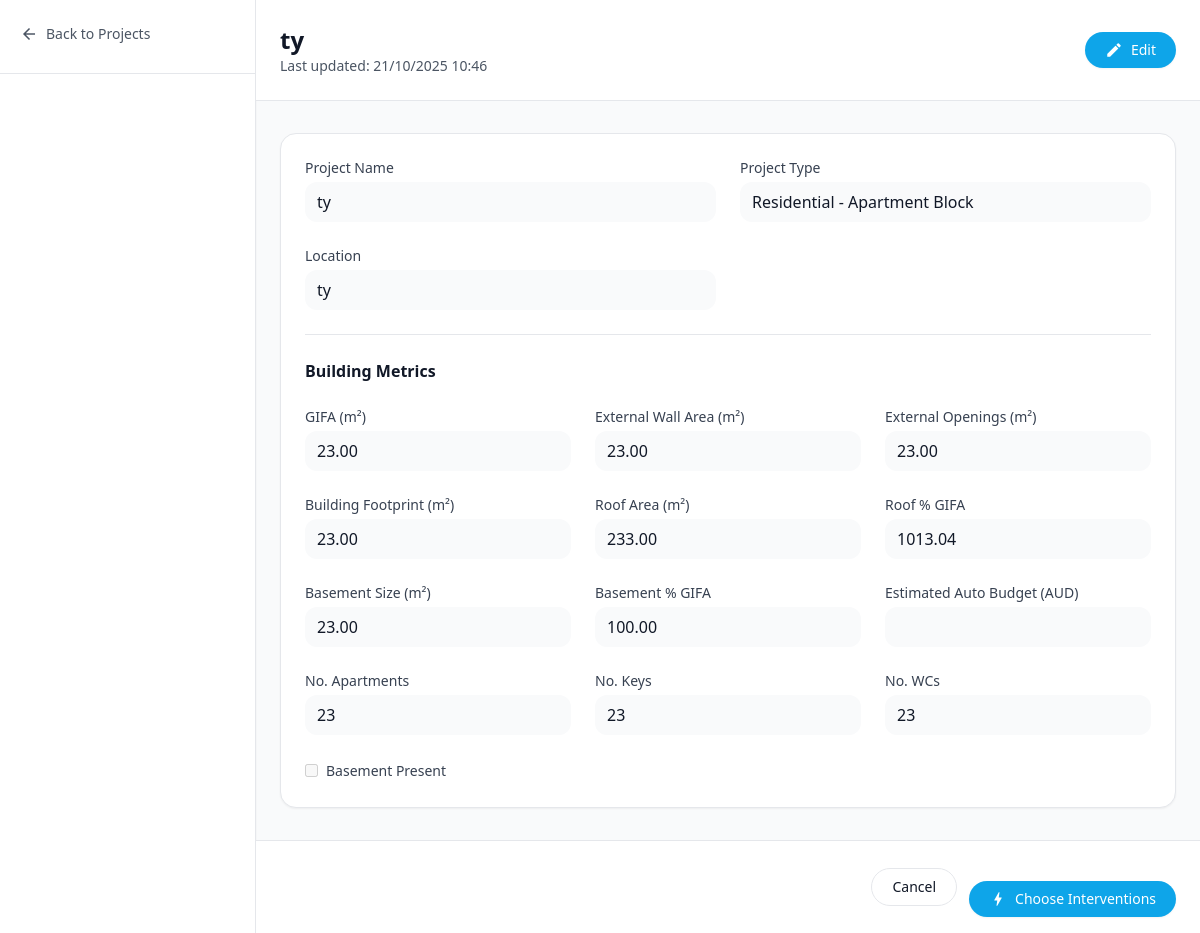
/projects/66/ (signed in), run on an earlier commit of the app's database.
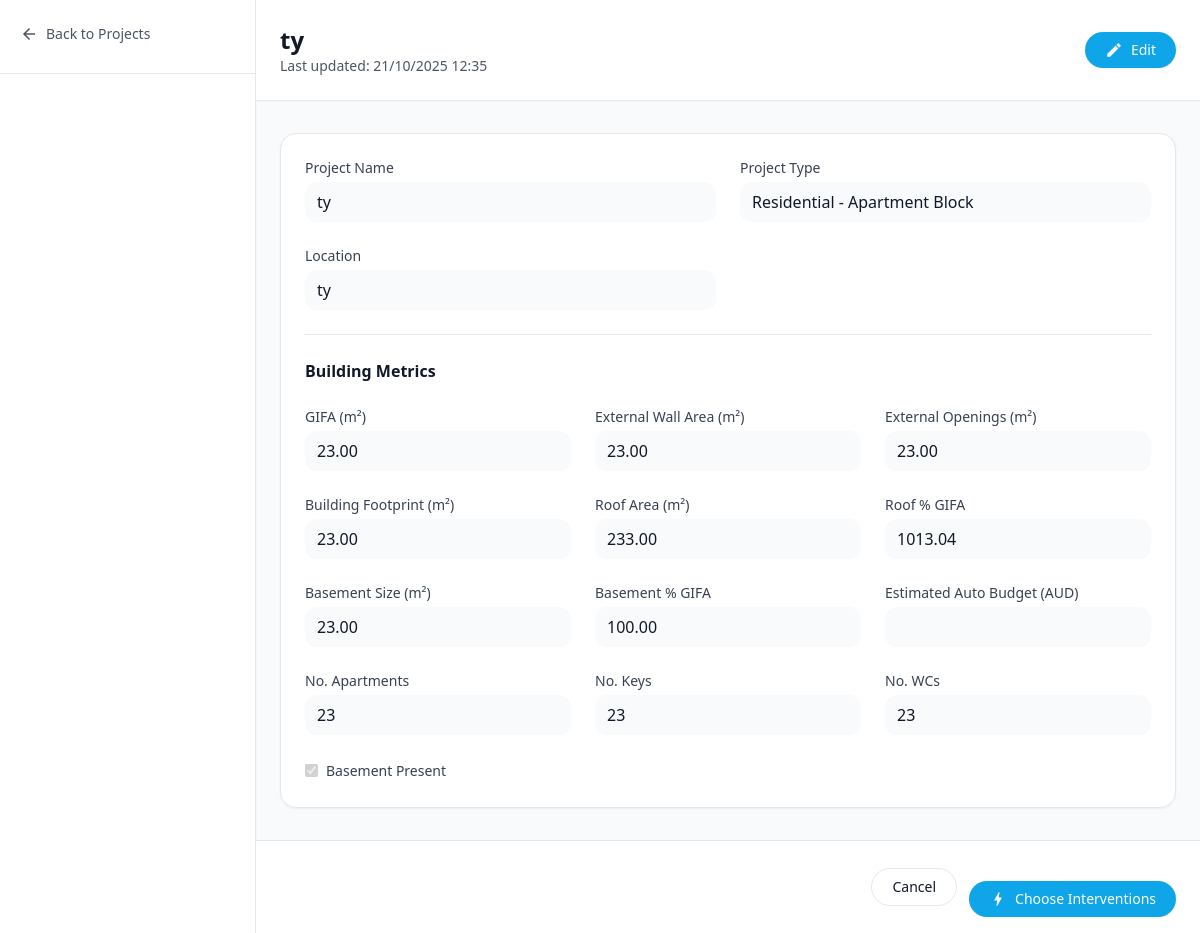
And on a later commit of the database.
### app1/models.py (models this page shows, shortened)
class Metrics(models.Model):
    id = models.AutoField(primary_key=True)
    user = models.ForeignKey(User, on_delete=models.SET_NULL, null=True, blank=True, related_name="metrics")
    project_code = models.CharField(max_length=120, null=True, blank=True)  # free-form link to a project if needed
    building_type = models.CharField(max_length=120, null=True, blank=True)
    roof_area_m2 = models.DecimalField(max_digits=12, decimal_places=2, null=True, blank=True)
    roof_percent_gifa = models.DecimalField(max_digits=6, decimal_places=2, null=True, blank=True)
    basement_present = models.BooleanField(default=False)
    basement_size_m2 = models.DecimalField(max_digits=12, decimal_places=2, null=True, blank=True)
    basement_percent_gifa = models.DecimalField(max_digits=6, decimal_places=2, null=True, blank=True)
    num_apartments = models.PositiveIntegerField(null=True, blank=True)
    num_keys = models.PositiveIntegerField(null=True, blank=True)
    num_wcs = models.PositiveIntegerField(null=True, blank=True)
    gifa_m2 = models.DecimalField("GIFA (m²)", max_digits=14, decimal_places=2, null=True, blank=True)
    external_wall_area_m2 = models.DecimalField(max_digits=14, decimal_places=2, null=True, blank=True)
    external_openings_m2 = models.DecimalField(max_digits=14, decimal_places=2, null=True, blank=True)
    building_footprint_m2 = models.DecimalField(max_digits=14, decimal_places=2, null=True, blank=True)
    total_budget_aud = models.DecimalField(max_digits=16, decimal_places=2, null=True, blank=True)
    selected_intervention_ids = models.JSONField(default=list, blank=True)
    project_name = models.CharField(max_length=255, null=True, blank=True)
    location     = models.CharField(max_length=255, null=True, blank=True)
    created_at = models.DateTimeField(auto_now_add=True)
    updated_at = models.DateTimeField(auto_now=True)
    class Meta:
        db_table = "Metrics"
        indexes = [
            models.Index(fields=["building_type"]),
            models.Index(fields=["project_code"]),
            models.Index(fields=["created_at"]),
        ]

### app1/views.py (the view, shortened to what this page needs)
# urls.py: path('projects/<int:pk>/', views.project_detail_view, name='project_detail'),   # <-- add this
@login_required(login_url='login')
def project_detail_view(request, pk: int):
    p = get_object_or_404(Metrics, id=pk)
    can_edit = request.GET.get("edit") == "1"
    request.session["metrics_id"] = p.id
    request.session.modified = True
    return render(request, "project_detail.html", {"p": p, "can_edit": can_edit})

### app1/context_processors.py (called while the page is built)
def theme_context(request):
    return {
        'current_theme': request.session.get('theme', 'light')
    }

### app1/templates/project_detail.html (shortened to what the changed rows need)
{% load static %}
{% load humanize %}
<!DOCTYPE html>
<html lang="en">
<head>
  <script src="https://cdn.tailwindcss.com"></script>
</head>
<body class="min-h-screen bg-gray-50 text-gray-900">
<div class="flex min-h-screen">
  <main class="flex-1">
    <header class="bg-white border-b">
      <div class="max-w-5xl mx-auto px-6 py-6 flex items-center justify-between">
        <div>
          <h1 class="text-2xl font-semibold">
            {% if p.project_name %}{{ p.project_name }}{% else %}Project #{{ p.id }}{% endif %}
          </h1>
          <p class="text-sm text-gray-600">
            Last updated:
            {% if p.updated_at %}{{ p.updated_at|date:"d/m/Y H:i" }}{% else %}—{% endif %}
          </p>
        </div>
      </div>
    </header>
    <div class="max-w-5xl mx-auto px-6 py-8">
      <form id="projectForm" method="post" action="">
        <div class="bg-white border rounded-2xl shadow-sm p-6 space-y-6">
          <div class="grid grid-cols-1 md:grid-cols-2 gap-6">
            <div>
              <label class="block text-sm font-medium text-gray-700 mb-1">Project Name</label>
              <input name="project_name" type="text" value="{{ p.project_name }}"
                     {% if not can_edit %}disabled{% endif %}
                     class="w-full rounded-xl border-gray-300 px-3 py-2 {% if not can_edit %}bg-gray-50{% endif %}">
            </div>
            <div>
              <label class="block text-sm font-medium text-gray-700 mb-1">Project Type</label>
              <input name="building_type" type="text" value="{{ p.building_type }}"
                     {% if not can_edit %}disabled{% endif %}
                     class="w-full rounded-xl border-gray-300 px-3 py-2 {% if not can_edit %}bg-gray-50{% endif %}">
            </div>
            <div>
              <label class="block text-sm font-medium text-gray-700 mb-1">Location</label>
              <input name="location" type="text" value="{{ p.location }}"
                     {% if not can_edit %}disabled{% endif %}
                     class="w-full rounded-xl border-gray-300 px-3 py-2 {% if not can_edit %}bg-gray-50{% endif %}">
            </div>
          </div>
          <h2 class="text-base font-semibold">Building Metrics</h2>
          <div class="grid grid-cols-1 md:grid-cols-3 gap-6">
            <div>
              <label class="block text-sm text-gray-700 mb-1">GIFA (m²)</label>
              <input name="gifa_m2" type="number" step="0.01" value="{{ p.gifa_m2 }}"
                     {% if not can_edit %}disabled{% endif %}
                     class="w-full rounded-xl border-gray-300 px-3 py-2 {% if not can_edit %}bg-gray-50{% endif %}">
            </div>
            <div>
              <label class="block text-sm text-gray-700 mb-1">External Wall Area (m²)</label>
              <input name="external_wall_area_m2" type="number" step="0.01" value="{{ p.external_wall_area_m2 }}"
                     {% if not can_edit %}disabled{% endif %}
                     class="w-full rounded-xl border-gray-300 px-3 py-2 {% if not can_edit %}bg-gray-50{% endif %}">
            </div>
            <div>
              <label class="block text-sm text-gray-700 mb-1">External Openings (m²)</label>
              <input name="external_openings_m2" type="number" step="0.01" value="{{ p.external_openings_m2 }}"
                     {% if not can_edit %}disabled{% endif %}
                     class="w-full rounded-xl border-gray-300 px-3 py-2 {% if not can_edit %}bg-gray-50{% endif %}">
            </div>
            <div>
              <label class="block text-sm text-gray-700 mb-1">Building Footprint (m²)</label>
              <input name="building_footprint_m2" type="number" step="0.01" value="{{ p.building_footprint_m2 }}"
                     {% if not can_edit %}disabled{% endif %}
                     class="w-full rounded-xl border-gray-300 px-3 py-2 {% if not can_edit %}bg-gray-50{% endif %}">
            </div>
            <div>
              <label class="block text-sm text-gray-700 mb-1">Roof Area (m²)</label>
              <input name="roof_area_m2" type="number" step="0.01" value="{{ p.roof_area_m2 }}"
                     {% if not can_edit %}disabled{% endif %}
                     class="w-full rounded-xl border-gray-300 px-3 py-2 {% if not can_edit %}bg-gray-50{% endif %}">
            </div>
            <div>
              <label class="block text-sm text-gray-700 mb-1">Roof % GIFA</label>
              <input name="roof_percent_gifa" type="number" step="0.01" value="{{ p.roof_percent_gifa }}"
                     {% if not can_edit %}disabled{% endif %}
                     class="w-full rounded-xl border-gray-300 px-3 py-2 {% if not can_edit %}bg-gray-50{% endif %}">
            </div>
            <div>
              <label class="block text-sm text-gray-700 mb-1">Basement Size (m²)</label>
              <input name="basement_size_m2" type="number" step="0.01" value="{{ p.basement_size_m2 }}"
                     {% if not can_edit %}disabled{% endif %}
                     class="w-full rounded-xl border-gray-300 px-3 py-2 {% if not can_edit %}bg-gray-50{% endif %}">
            </div>
            <div>
              <label class="block text-sm text-gray-700 mb-1">Basement % GIFA</label>
              <input name="basement_percent_gifa" type="number" step="0.01" value="{{ p.basement_percent_gifa }}"
                     {% if not can_edit %}disabled{% endif %}
                     class="w-full rounded-xl border-gray-300 px-3 py-2 {% if not can_edit %}bg-gray-50{% endif %}">
            </div>
            <div>
              <label class="block text-sm text-gray-700 mb-1">No. Apartments</label>
              <input name="num_apartments" type="number" value="{{ p.num_apartments }}"
                     {% if not can_edit %}disabled{% endif %}
                     class="w-full rounded-xl border-gray-300 px-3 py-2 {% if not can_edit %}bg-gray-50{% endif %}">
            </div>
            <div>
              <label class="block text-sm text-gray-700 mb-1">No. Keys</label>
              <input name="num_keys" type="number" value="{{ p.num_keys }}"
                     {% if not can_edit %}disabled{% endif %}
                     class="w-full rounded-xl border-gray-300 px-3 py-2 {% if not can_edit %}bg-gray-50{% endif %}">
            </div>
            <div>
              <label class="block text-sm text-gray-700 mb-1">No. WCs</label>
              <input name="num_wcs" type="number" value="{{ p.num_wcs }}"
                     {% if not can_edit %}disabled{% endif %}
                     class="w-full rounded-xl border-gray-300 px-3 py-2 {% if not can_edit %}bg-gray-50{% endif %}">
            </div>
            <div class="md:col-span-3">
              <label class="inline-flex items-center gap-2">
                <input type="checkbox" name="basement_present" value="1"
                       {% if p.basement_present %}checked{% endif %}
                       {% if not can_edit %}disabled{% endif %}>
                <span class="text-sm text-gray-700">Basement Present</span>
              </label>
            </div>
          </div>
        </div>
      </form>
    </div>
  </main>
</div>
</body>
</html>

What changed in the data, as far as the page shows it:
changed Metrics "ty": updated_at "21/10/2025 10:46" → "21/10/2025 12:35"; basement_present "☐" → "☑"
